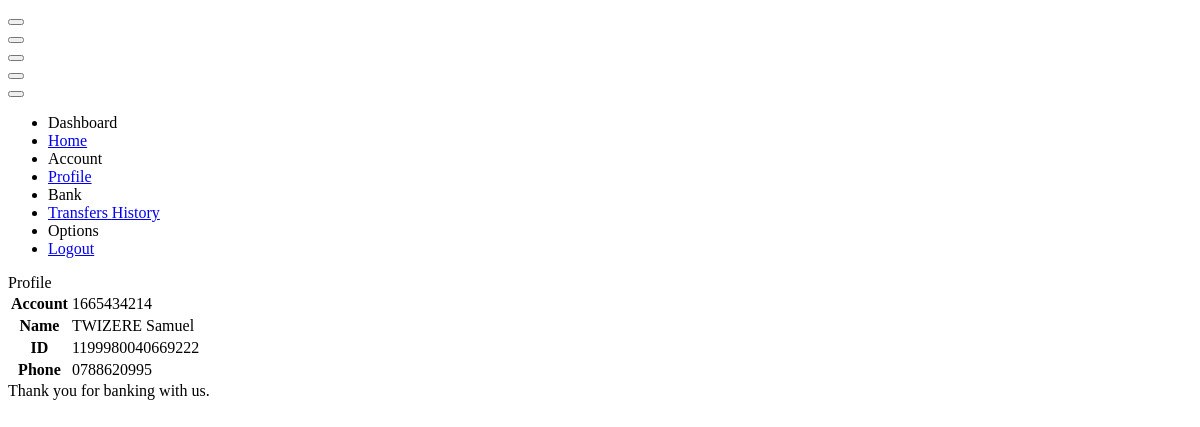
Page /member/profile.php (signed in) on the committed database.
### tables this page shows
CREATE TABLE `accounts` (
  `id` int(11) NOT NULL,
  `accountno` varchar(100) NOT NULL,
  `fullname` varchar(100) NOT NULL,
  `idcard` varchar(100) NOT NULL,
  `phone` varchar(100) NOT NULL,
  `mobilepin` varchar(100) NOT NULL,
  `balance` varchar(100) NOT NULL DEFAULT '0',
  `deleted` int(1) NOT NULL DEFAULT 0
);

### member/profile.php (the view, shortened to what this page needs)
<?php
if (!isset($_SESSION['gb_member'])) {
  echo"<script>window.location='../index';</script>";
}else{
    include('../connector.php');
    $accountNo = $_SESSION['gb_member'];
    $sql_u = mysqli_query($connect, "SELECT * FROM accounts WHERE accountno = '$accountNo'");
    $d_u = mysqli_fetch_array($sql_u);
}
?>
<!DOCTYPE html>
<html lang="en" >
<head>
  <link rel="stylesheet" href="./style.css">
</head>
<body>
<!doctype html>
<html lang="en">
<head>
<link href="https://demo.dashboardpack.com/architectui-html-free/main.css" rel="stylesheet"></head>
<body>
    <div class="app-container app-theme-white body-tabs-shadow fixed-sidebar fixed-header">
        <div class="app-header header-shadow">
            <div class="app-header__logo">
                <div class="header__pane ml-auto">
                    <div>
                        <button type="button" class="hamburger close-sidebar-btn hamburger--elastic" data-class="closed-sidebar">
                        </button>
                    </div>
                </div>
            </div>
            <div class="app-header__mobile-menu">
                <div>
                    <button type="button" class="hamburger hamburger--elastic mobile-toggle-nav">
                    </button>
                </div>
            </div>
        </div>
        <div class="app-main">
                <div class="app-sidebar sidebar-shadow">
                    <div class="app-header__logo">
                        <div class="header__pane ml-auto">
                            <div>
                                <button type="button" class="hamburger close-sidebar-btn hamburger--elastic" data-class="closed-sidebar">
                                </button>
                            </div>
                        </div>
                    </div>
                    <div class="app-header__mobile-menu">
                        <div>
                            <button type="button" class="hamburger hamburger--elastic mobile-toggle-nav">
                            </button>
                        </div>
                    </div>
                    <div class="app-header__menu">
                        <span>
                            <button type="button" class="btn-icon btn-icon-only btn btn-primary btn-sm mobile-toggle-header-nav">
                            </button>
                        </span>
                    </div>
                    <div class="scrollbar-sidebar">
                        <div class="app-sidebar__inner">
                            <ul class="vertical-nav-menu">
                                <li class="app-sidebar__heading">Dashboard</li>
                                <li>
                                    <a href="index">
                                        Home
                                    </a>
                                </li>
                                <li class="app-sidebar__heading">Account</li>
                                <li>
                                    <a href="profile" class="mm-active">
                                        Profile
                                    </a>
                                </li>
                                <li class="app-sidebar__heading">Bank</li>
                                <li>
                                    <a href="transfers">
                                        Transfers
                                    </a>
                                    <a href="bank">
                                        History
                                    </a>
                                </li>
                                <li class="app-sidebar__heading">Options</li>
                                <li>
                                    <a href="logout">
                                        Logout
                                    </a>
                                </li>
                            </ul>
                        </div>
                    </div>
                </div>
                <div class="app-main__outer">
                    <div class="app-main__inner">
                        <div class="row">
                            <div class="col-md-12">
                                <div class="main-card mb-3 card">
                                    <div class="card-header">Profile</div>
                                    <div class="table-responsive">
                                        <table class="align-middle mb-0 table table-borderless table-striped table-hover">
                                            <thead>
                                            <?php
                                                echo"<tr>
                                                    <th>Account</th>
                                                    <td>".$d_u['accountno']."</td>
                                                </tr>
                                                <tr>
                                                    <th>Name</th>
                                                    <td>".$d_u['fullname']."</td>
                                                </tr>
                                                <tr>
                                                    <th>ID</th>
                                                    <td>".$d_u['idcard']."</td>
                                                </tr>
                                                <tr>
                                                    <th>Phone</th>
                                                    <td>".$d_u['phone']."</td>
                                                </tr>";
                                            ?>
                                            </thead>
                                        </table>
                                    </div>
                                    <div class="d-block text-center card-footer">
                                        Thank you for banking with us.
                                    </div>
                                </div>
                            </div>
                        </div>
                    </div>
                </div>
        </div>
    </div>
<script type="text/javascript" src="https://demo.dashboardpack.com/architectui-html-free/assets/scripts/main.js"></script></body>
</html>
</body>
</html>

### rows in the picture
accounts: accountno "1665434214", fullname "TWIZERE Samuel", idcard "1199980040669222", phone "0788620995"
